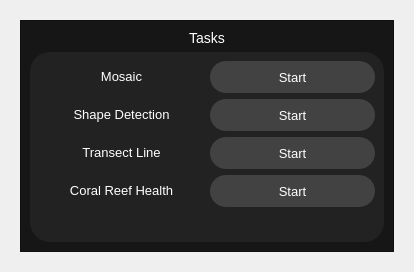
<?xml version="1.0" encoding="UTF-8"?>
<ui version="4.0">
 <class>Form</class>
 <widget class="QWidget" name="Form">
  <property name="geometry">
   <rect>
    <x>0</x>
    <y>0</y>
    <width>414</width>
    <height>272</height>
   </rect>
  </property>
  <property name="sizePolicy">
   <sizepolicy hsizetype="Preferred" vsizetype="Preferred">
    <horstretch>0</horstretch>
    <verstretch>0</verstretch>
   </sizepolicy>
  </property>
  <property name="windowTitle">
   <string>Form</string>
  </property>
  <layout class="QVBoxLayout" name="verticalLayout_4">
   <item>
    <widget class="QWidget" name="cpanel_tasks_widget" native="true">
     <layout class="QVBoxLayout" name="verticalLayout_3">
      <item>
       <widget class="QFrame" name="cpanel_tasks">
        <property name="styleSheet">
         <string notr="true">QFrame#cpanel_tasks{
background-color:	rgba(22,22,22,255);
}</string>
        </property>
        <property name="frameShape">
         <enum>QFrame::StyledPanel</enum>
        </property>
        <property name="frameShadow">
         <enum>QFrame::Raised</enum>
        </property>
        <layout class="QVBoxLayout" name="verticalLayout_2">
         <item>
          <widget class="QLabel" name="cpanel_label_tasks">
           <property name="sizePolicy">
            <sizepolicy hsizetype="Preferred" vsizetype="Fixed">
             <horstretch>0</horstretch>
             <verstretch>0</verstretch>
            </sizepolicy>
           </property>
           <property name="styleSheet">
            <string notr="true">color:White;
font-size: 14px;</string>
           </property>
           <property name="text">
            <string>Tasks</string>
           </property>
           <property name="alignment">
            <set>Qt::AlignCenter</set>
           </property>
          </widget>
         </item>
         <item>
          <widget class="QFrame" name="cpanel_frame_tasks">
           <property name="styleSheet">
            <string notr="true">QFrame#cpanel_frame_tasks {
background-color: rgba(34,34,34,255);
border-radius: 20px;
}
QPushButton {
background-color: rgba(66,66,66,255);
border-radius: 16px;
color: rgb(255, 255, 255);
font-size: 13px;
width: 100px;
height: 32px;
}
QPushButton:hover{
background-color: rgba(66,66,66, 200);
}
QPushButton:pressed{
background-color: rgba(66,66,66, 128)
}
QLabel{
color: White;
font-size: 13px;
}
QComboBox{
background-color:rgba(53,53,53,255);
color: White;
height:32px;
widht: 100px;
border: 0px;
}
QComboBox:hover{
background-color: rgba(53,53,53, 150);
}
QComboBox::drop-down{
background:rgba(53,53,53,255)
}</string>
           </property>
           <property name="frameShape">
            <enum>QFrame::StyledPanel</enum>
           </property>
           <property name="frameShadow">
            <enum>QFrame::Raised</enum>
           </property>
           <layout class="QVBoxLayout" name="verticalLayout">
            <item>
             <layout class="QGridLayout" name="gridLayout">
              <item row="2" column="0">
               <widget class="QLabel" name="cpanel_label_transect_line">
                <property name="sizePolicy">
                 <sizepolicy hsizetype="Ignored" vsizetype="Fixed">
                  <horstretch>0</horstretch>
                  <verstretch>0</verstretch>
                 </sizepolicy>
                </property>
                <property name="styleSheet">
                 <string notr="true"/>
                </property>
                <property name="text">
                 <string>Transect Line</string>
                </property>
                <property name="alignment">
                 <set>Qt::AlignCenter</set>
                </property>
               </widget>
              </item>
              <item row="1" column="0">
               <widget class="QLabel" name="cpanel_label_shape_detection">
                <property name="sizePolicy">
                 <sizepolicy hsizetype="Ignored" vsizetype="Fixed">
                  <horstretch>0</horstretch>
                  <verstretch>0</verstretch>
                 </sizepolicy>
                </property>
                <property name="styleSheet">
                 <string notr="true"/>
                </property>
                <property name="text">
                 <string>Shape Detection</string>
                </property>
                <property name="alignment">
                 <set>Qt::AlignCenter</set>
                </property>
               </widget>
              </item>
              <item row="3" column="0">
               <widget class="QLabel" name="cpanel_label_coral_reef_health">
                <property name="sizePolicy">
                 <sizepolicy hsizetype="Ignored" vsizetype="Fixed">
                  <horstretch>0</horstretch>
                  <verstretch>0</verstretch>
                 </sizepolicy>
                </property>
                <property name="styleSheet">
                 <string notr="true"/>
                </property>
                <property name="text">
                 <string>Coral Reef Health</string>
                </property>
                <property name="alignment">
                 <set>Qt::AlignCenter</set>
                </property>
               </widget>
              </item>
              <item row="0" column="0">
               <widget class="QLabel" name="cpanel_label_mosaic">
                <property name="sizePolicy">
                 <sizepolicy hsizetype="Ignored" vsizetype="Fixed">
                  <horstretch>0</horstretch>
                  <verstretch>0</verstretch>
                 </sizepolicy>
                </property>
                <property name="styleSheet">
                 <string notr="true"/>
                </property>
                <property name="text">
                 <string>Mosaic</string>
                </property>
                <property name="alignment">
                 <set>Qt::AlignCenter</set>
                </property>
               </widget>
              </item>
              <item row="0" column="1">
               <widget class="QPushButton" name="cpanel_btn_start_mosaic">
                <property name="text">
                 <string>Start</string>
                </property>
               </widget>
              </item>
              <item row="1" column="1">
               <widget class="QPushButton" name="cpanel_btn_start_shape_detection">
                <property name="text">
                 <string>Start</string>
                </property>
               </widget>
              </item>
              <item row="2" column="1">
               <widget class="QPushButton" name="cpanel_btn_start_transect_line">
                <property name="text">
                 <string>Start</string>
                </property>
               </widget>
              </item>
              <item row="3" column="1">
               <widget class="QPushButton" name="cpanel_btn_start_coral_reef_health">
                <property name="text">
                 <string>Start</string>
                </property>
               </widget>
              </item>
             </layout>
            </item>
            <item>
             <spacer name="verticalSpacer">
              <property name="orientation">
               <enum>Qt::Vertical</enum>
              </property>
              <property name="sizeHint" stdset="0">
               <size>
                <width>20</width>
                <height>40</height>
               </size>
              </property>
             </spacer>
            </item>
           </layout>
          </widget>
         </item>
        </layout>
       </widget>
      </item>
     </layout>
    </widget>
   </item>
  </layout>
 </widget>
 <resources/>
 <connections/>
</ui>
